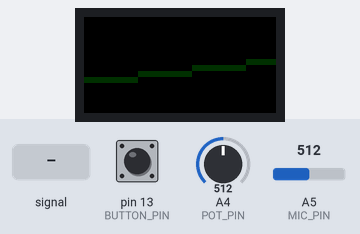
Recording of a sketch running on a simulated Arduino Uno, built with avr-gcc and run on an emulated ATmega328P. Parts: 32×16 colour display. The test bench sets the inputs (shaded band); at power-on: pin 13 (BUTTON_PIN) HIGH, A4 (POT_PIN) = 512, A5 (MIC_PIN) = 512.

Above: at 1.68 s.
1.7 s: A5 (MIC_PIN) fed a 200 Hz sine of ±81 counts around its level
At 3.1 s:
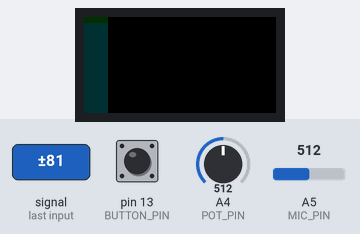
4.1 s: pin 13 (BUTTON_PIN) pulled LOW for 0.15 s
4.8 s: A4 (POT_PIN) set to 490
6.3 s: pin 13 (BUTTON_PIN) pulled LOW for 1 s
At 7.7 s:
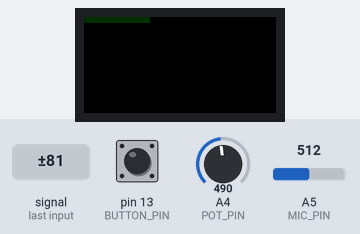
7.9 s: A5 (MIC_PIN) set to 490
At 9.32 s:
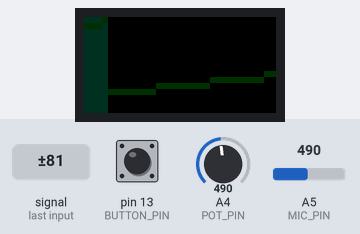
10.7 s: A5 (MIC_PIN) fed a 1000 Hz sine of ±255 counts around its level
At 11.02 s:
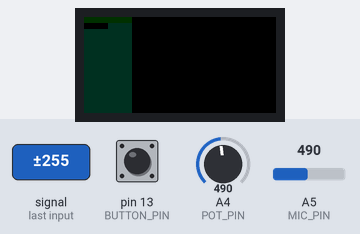

Measured:
- after the input at 6.3 s, the display: first differs from a run without the input after 1.2 s (image 2)
- what the display in image 1 shows lasts 0.5 s, from 2.7 s to 3.2 s

The sketch:

spectrum_analyzer.ino
```cpp
#include <Adafruit_GFX.h>   // adafruit graphics library
#include <RGBmatrixPanel.h> // hardware-specific library
#include <fix_fft.h>        // fft

// pins
#define MIC_PIN A5
#define BUTTON_PIN 13
#define POT_PIN A4

// matrix size
#define LED_COLS 32
#define LED_ROWS 16

// matrix and colors
RGBmatrixPanel matrix(A0, A1, A2, 8, A3, 9, false);
const uint16_t color0 = matrix.Color444(0, 0, 0);
uint16_t color1 = color0;
uint16_t color2 = color0;

// fft
#define M  6
#define N (1<<M) // 64
char re[N];
char im[N];

// normalized average of log amplitude
float avgAmpNorm = 0.;
float normAmp = log(32768);

// N/2 must match LED_COLS!
float spectrum[N / 2];
char peaks[N / 2];
long int peakMillis[N / 2];

// button
bool lastButtonState = HIGH; // released
long int pushTime = 0;

// visualization settings
int binSize = 1; // two column bin mode
const int fallOff = 500; // peak fall off in ms

// counter
unsigned int i = 0;
unsigned int j = 0;

// moving mean /////////////////////////////////////////////////////////////////

#define MM_SIZE 32

float mmValues[MM_SIZE];
float mmSum = 0.;
int mmIndex = 0;
int mmSize = 0;

float addValue(float val)
{
    mmSum = mmSum - mmValues[mmIndex] + val;
    mmValues[mmIndex] = val;
    mmIndex = (mmIndex + 1) % MM_SIZE;
    mmSize = min(mmSize + 1, MM_SIZE);
    return mmSum / (float) mmSize;
}

// /////////////////////////////////////////////////////////////////////////////

void setup()
{
    memset(mmValues, 0, sizeof(mmValues));

    analogReference(EXTERNAL);
    pinMode(BUTTON_PIN, INPUT);
    digitalWrite(BUTTON_PIN, HIGH); // enable pull-up

    matrix.begin();

    potLoop(); // read initial colors
    resetPeaks(); // start animation

    Serial.begin(9600);
}

void loop()
{
    micLoop();
    fftLoop();
    buttonLoop();
    potLoop();
    drawLoop();
}

// /////////////////////////////////////////////////////////////////////////////

void resetPeaks()
{
    char start = LED_ROWS;

    matrix.fillScreen(color0); // clear
    for (i = 0; i < LED_COLS; i++)
    {
        peaks[i] = start;
        peakMillis[i] = millis();
        matrix.drawPixel(i, LED_ROWS - start, color2);
        delay(13);
    }
}

// /////////////////////////////////////////////////////////////////////////////

void micLoop()
{
    // collect mic signals
    for (i = 0; i < N; i++)
    {
        // read DAC map from [0,1023] to [-128,127]
        re[i] = analogRead(MIC_PIN) / 4 - 128;
        // set imaginary part to zero
        im[i] = 0;
    }
}

void fftLoop()
{
    float maxAmpNorm = 0.;

    // fft
    fix_fft(re, im, M, 0);

    // calculate amplitudes
    for (i = 0; i < N / 2; i++)
    {
        spectrum[i] = 0.;
        int amp = re[i] * re[i] + im[i] * im[i]; // max 32768

        if (amp > 0)
        {
            // log scale [0., 10.3972] normalized to [0.,1.]
            float ampNorm = log(amp) / normAmp;
            maxAmpNorm = max(maxAmpNorm, ampNorm);
            spectrum[i] = ampNorm;
        }
    }

    avgAmpNorm = addValue(maxAmpNorm);
}

void potLoop()
{
    int potVal = analogRead(POT_PIN); // [0, 1023]
    long hue1 = map(potVal, 0, 1023, 0, 1535);
    long hue2 = (hue1 + 1335) % 1535;

    color1 = matrix.ColorHSV(hue1, 255, 127, true);
    color2 = matrix.ColorHSV(hue2, 255, 127, true);
}

void buttonLoop()
{
    bool buttonState = digitalRead(BUTTON_PIN);

    if (buttonState != lastButtonState)
    {
        if (buttonState == HIGH) // released
        {
            if (millis() - pushTime > 500) // long push
            {
                resetPeaks();
            }
            else // short push
            {
                binSize = (binSize + 1) % 3;
            }
        }
        else // pushed
        {
            pushTime = millis();
        }
    }

    lastButtonState = buttonState;
}

void drawLoop()
{
    // consolidate bins
    if (binSize > 0)
    {
        int binWidth = 1 << binSize;
        float maxVal = 0.;
        for (i = 0; i < LED_COLS / binWidth; i++)
        {
            maxVal = 0.;
            for (j = 0; j < binWidth; j++)
            {
                maxVal = max(maxVal, spectrum[i * binWidth + j]);
            }

            for (j = 0; j < binWidth; j++)
            {
                spectrum[i * binWidth + j] = maxVal;
            }
        }
    }

    // silence returns values of up to 0.15
    float scale = avgAmpNorm < 0.16 ? 0 : 1. / avgAmpNorm * LED_ROWS;

    // draw
    for (i = 0; i < LED_COLS; i++)
    {
        char val = min(round(spectrum[i] * scale), LED_ROWS);

        if (val > peaks[i])
        {
            peaks[i] = val;
            peakMillis[i] = millis();
        }
        else if (peaks[i] > 0 && millis() - peakMillis[i] > fallOff)
        {
            // reduce peak height incrementally after timeout
            peaks[i] -= 1;
        }

        // clear screen and draw bins
        for (j = 0; j < LED_ROWS; j++)
        {
            matrix.drawPixel(i, LED_ROWS - 1 - j, j < val ? color1 : color0);
        }

        // draw peaks
        if (peaks[i] > 0)
        {
            matrix.drawPixel(i, LED_ROWS - peaks[i], color2);
        }
    }
}
```
